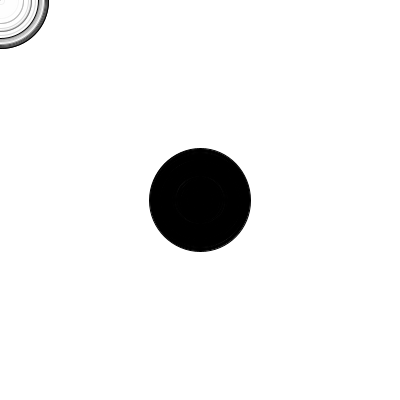
Frame 1 (no input)
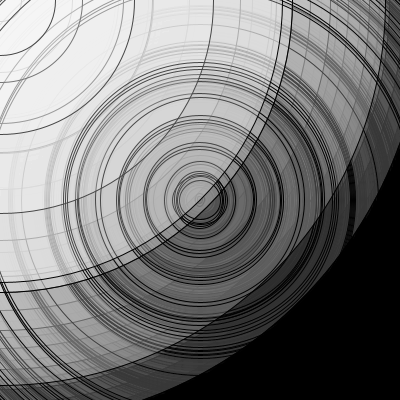
Frame 60 (the mouse pressed at the canvas centre just before this capture)
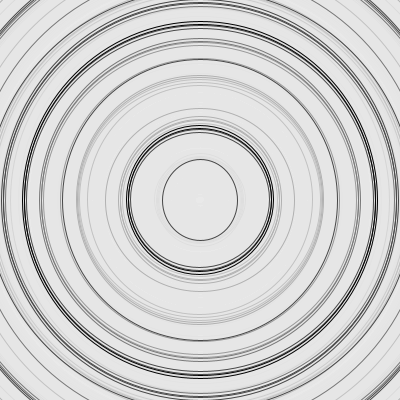
Frame 120 (the mouse held since frame 60 and released just before this capture)

The Processing sketch that drew these frames (run headless with seeded random() and noise(); from frame 60 on, the mouse is pressed at the canvas centre):

// Processing sketch: processing_139189
// ── processing_139189.pde

float[] a;
int start_time = 1000;


void setup() {

  size(400, 400);
  background(255, 255, 255, 5);


  a = new float[100];
}



void draw () {

  int i = 0;


  if ( millis() > start_time && millis() < start_time+2000 ) {
    ellipse(width/2, height/2, a[i]-5, a[i]-10);
  }

  if ( millis() > start_time+2000 ) {
    start_time = start_time + 1000;
  }



  while ( i <=  99) {
    stroke(0);
    fill(0, 0, 0, 0);
    ellipse(width/2, height/2, a[i]-5, a[i]-10);   

    a[i] = a[i] - random(-1, 100);

    fill(255, 255, 255, 0);

    ellipse(width/2, height/2, a[i]+5, a[i]+10);
    ellipse(width/2, height/2, a[i]+2, a[i]+4);
    fill(0, 0, 0, 10);
    ellipse(width/2, height/2, a[i]-2, a[i]-4);
    fill(255, 255, 255, 70);

    ellipse(mouseX, mouseY, a[i]+1, a[i]+1);

    a[i] = a[i] + random(-4, 99);
    i = i + 1;
  }

  while ( i < 0) {
    stroke(0);
    fill (0, 0, 0, 10);
    i = i -20;
    ellipse(width/2, height/2, i, i);   
    ellipse(width/2, height/2, i+60, i+10);
  }
}
